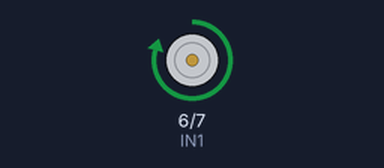
This sketch was run on a simulated Arduino Uno, built with avr-gcc and run on an emulated ATmega328P. Shown: motor-driver pin pairs drawn as motors (green arrow = first pin HIGH = forward, orange = second pin HIGH = backward, longer = more drive, scaled by the enable pin).

Above: at 1.2 s.
At 3.7 s:
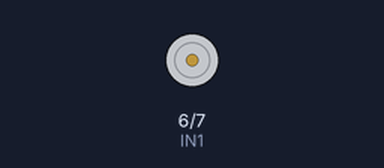
Timing chart, 0 to 6.5 s (numbered marks = the images above):
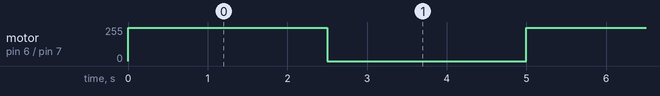

The sketch:

L298N_One_Motor.ino
```cpp
int ENA = 5;
int IN1 = 6;
int IN2 = 7;

void setup() {
  pinMode (ENA, OUTPUT);
  pinMode (IN1, OUTPUT);
  pinMode (IN2, OUTPUT);
}

void loop() {
  digitalWrite (IN1, HIGH);
  digitalWrite (IN2, LOW);
  analogWrite (ENA, 250);
  delay (2500);
  digitalWrite (IN1, LOW);
  delay (2500);
}
```

Measured:
- by itself, motor on pin 6 (IN1) / pin 7 (IN2): alternates forward 250/255 for 2.5 s and stopped for 2.5 s
